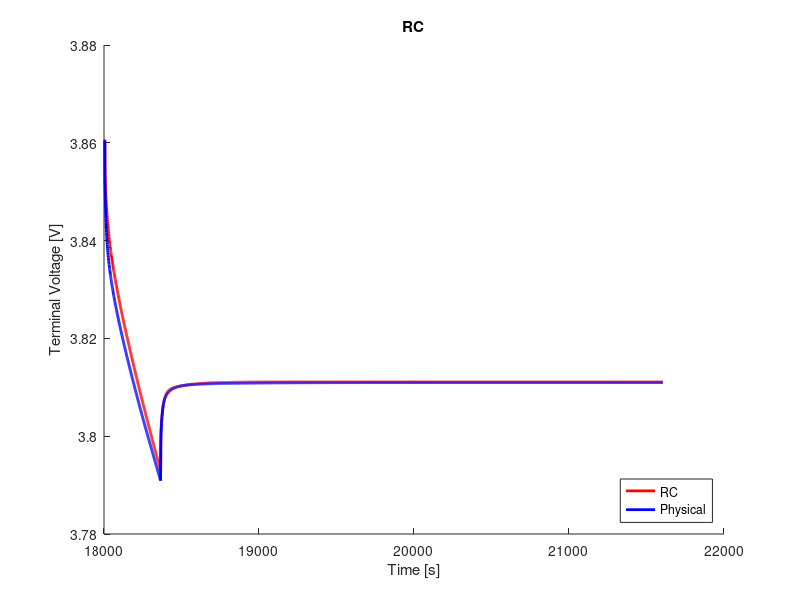

The MATLAB source for this figure:
clear;
clc;
close all;

%% load data
load('ocv_final.mat');
time_ocv = time;
load('pulse_1_c_5.mat');
load('rc3_cf_params.mat');

%% voltage limitations
v_max = 4.4;                                    % cut-over voltage
v_min = 3.0;                                    % cut-off voltage

%% resample ocv and soc
t1 = time_ocv(1);
t2 = time_ocv(end);
dt = 1;                                         % sample time
t = (t1:dt:t2) - t1;

ocv = interp1(time_ocv, ocv, t1:dt:t2);
soc = interp1(time_ocv, soc, t1:dt:t2);

s = length(time);

%% variables
Q = 16.8;
eta = 1.0;                                  % coulombic efficiency

n = 3;                                      % number of rc links
i_r = zeros(n, 1);
v_c = zeros(n, 1);
flag = 1;

%% compute soc
ind_init = interp1(soc, 1:length(soc), 0.5168, 'nearest');
v_t(1) = ocv(ind_init)
z0 = soc(ind_init);
z = z0 - dt/(Q*3600)*eta*cumsum(I(1:end));

% manual fit
p = 6;
r0 = r0_cf(p);
r1 = r1_cf(p);
r2 = r2_cf(p);
r3 = r3_cf(p);
c1 = c1_cf(p);
c2 = c2_cf(p);
c3 = c3_cf(p);

r = [r1; r2; r3];
c = [c1; c2; c3];

%% compute terminal voltage
for j = 1:n
    f(j) = exp(-dt/(r(j)*c(j)));
end
for k = 1:s-1
    if flag == 1
        i_r(:, k+1) = diag(f)*i_r(:, k) + (1-f')*I(k);
        v_c(:, k) = i_r(:, k).*r;
        ind = interp1(soc, 1:length(soc), z(k), 'nearest');
        v_t(k+1) = ocv(ind) - sum(v_c(:, k)) - I(k).*r0;
        if v_t(k) < v_min
            fprintf('Reached lower voltage limit.');
            flag = 0;
        end
        if v_t(k) > v_max
            fprintf('Reached upper voltage limit.');
            flag = 0;
        end 
    end
end

%% compute rms error
v_t = reshape(v_t, size(V_batt_time));
rmse = 1000*sqrt(mean((V_batt_time - v_t).^2))     % [mV]

%% plot
figure(1);
hold on;
plot(time, v_t, 'r', 'LineWidth', 2)
hold on;
plot(time, V_batt_time, 'b', 'LineWidth', 2)
xlabel('Time [s]')
ylabel('Terminal Voltage [V]')
title('RC')
legend('RC', 'Physical', 'location', 'southeast')
